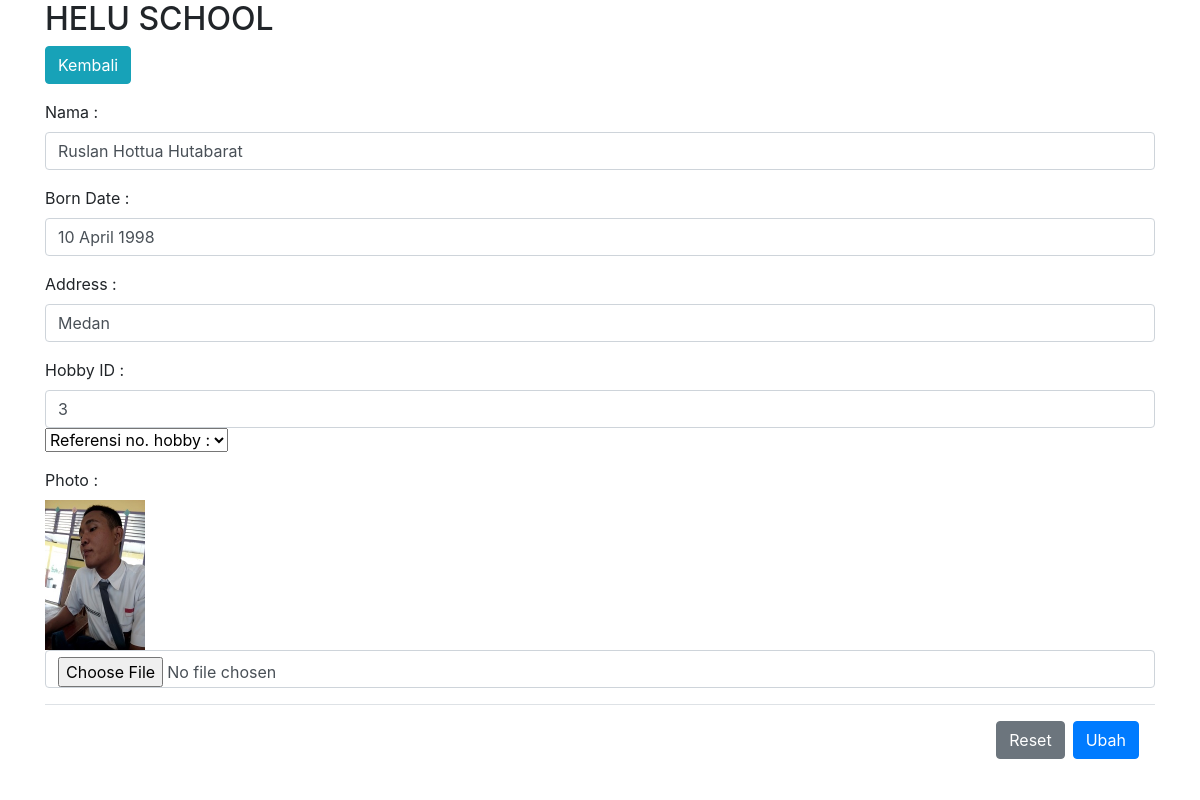
Page /edit_form.php?id=3 on the committed database.
### tables this page shows
CREATE TABLE `profile_tb` (
  `id` int(11) NOT NULL,
  `nama` varchar(100) DEFAULT NULL,
  `born_date` varchar(100) DEFAULT NULL,
  `address` varchar(100) DEFAULT NULL,
  `hobby_id` int(11) DEFAULT NULL,
  `photo` varchar(100) DEFAULT NULL
);

### config.php (called while the page is built, shortened)
<?php
    $database = mysqli_connect("localhost", "root", "", "webdb");
    function query($query) {
        global $database;
        $result = mysqli_query($database, $query);
        $rows = [];
        while( $row = mysqli_fetch_assoc($result) ) {
            $rows[] = $row;
        }
        return $rows;
    }
?>

### edit_form.php (the view, shortened to what this page needs)
<!DOCTYPE html>
<html lang="en">
<head>
    <link rel="stylesheet" href="https://stackpath.bootstrapcdn.com/bootstrap/4.4.1/css/bootstrap.min.css">
</head>
<body>
    <div class="container">
        <div class="header mb-3">
            <div>
                <h2>HELU SCHOOL</h2>
            </div>
            <div>
                <a href="index.php" class="btn btn-info">Kembali</a>
            </div>
        </div>
        <div>
        <?php
            require 'config.php';
            $id = $_GET['id'];
            $data = query("SELECT * FROM profile_tb WHERE id = $id");
            foreach($data as $user_data):
        ?>
            <form action="update.php" method="POST" enctype="multipart/form-data">
                <div class="form-group">
                    <label for="nama">Nama :</label>
                    <input type="text" id="nama" name="nama" class="form-control" value="<?= $user_data["nama"]; ?>">
                </div>
                <div class="form-group">
                    <label for="nama">Born Date :</label>
                    <input type="text" id="born-date" name="born_date" class="form-control" value="<?= $user_data["born_date"]; ?>">
                </div>
                <div class="form-group">
                    <label for="nama">Address :</label>
                    <input type="text" id="address" name="address" class="form-control" value="<?= $user_data["address"]; ?>">
                </div>
                <div class="form-group">
                    <label for="nama">Hobby ID :</label>
                    <input type="number" id="hobby_id" name="hobby_id" class="form-control" value="<?= $user_data["hobby_id"]; ?>">
                    <select name="" id="hobby_name">
                    <option value="">Referensi no. hobby : </option>
                    </select>
                </div>
                <div class="form-group">
                    <label for="nama">Photo :</label> <br>
                    <img src="img/<?= $user_data["photo"]; ?>" alt="" width="100">
                    <input type="file" id="photo" name="photo" class="form-control">
                </div>
                <div class="modal-footer">
                    <button type="reset" class="btn btn-secondary" data-dismiss="modal">Reset</button>
                    <button type="submit" class="btn btn-primary">Ubah</button>
                </div>
            </form>
        <?php endforeach; ?>
        </div>
    </div>
</body>
</html>

### rows in the picture
profile_tb: nama "Ruslan Hottua Hutabarat", born_date "10 April 1998", address "Medan", hobby_id "3", photo (picture)
